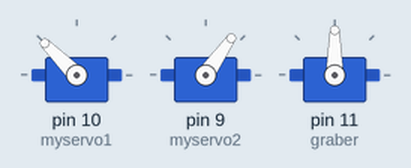
Recording of a sketch running on a simulated Arduino Uno, built with avr-gcc and run on an emulated ATmega328P. Shown: 3 × servo.

Above: at 0.05 s.
At 1.4 s:
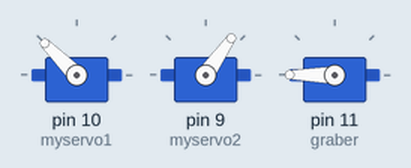
At 6.8 s:
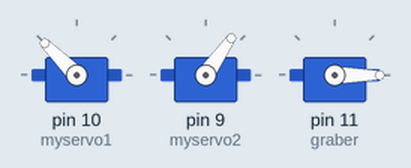
At 8.2 s:
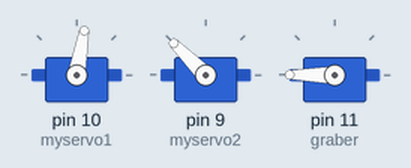
At 13.6 s:
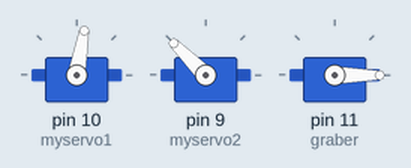
Timing chart, 0 to 17.7 s (numbered marks = the images above):
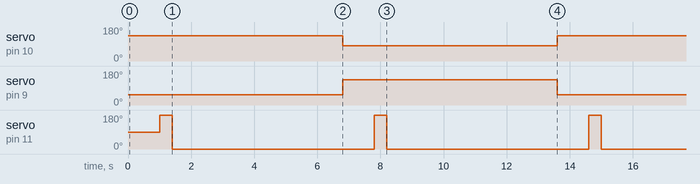

The sketch:

All_Servo_test.ino
```cpp
#include <Servo.h>

Servo myservo1;  // create servo object to control a servo
Servo myservo2;  // create servo object to control a servo
Servo graber;

int pos = 0;    // variable to store the servo position
const int MAX = 180;
const int MIN = 0;
const int TIME_DELAY = 15;

void setup() {
  myservo1.attach(10);
  myservo2.attach(9);
  graber.attach(11);
  // attaches the servo on pin 9 to the servo object
}

void loop() {
 graber.detach();

 myservo1.write(135);
 myservo2.write(55);
 delay(1000);
 graber.attach(11);
 graber.write(180);
 delay(400);

 graber.detach();

 graber.attach(11);
 graber.write(0);
 delay(400);
 graber.detach();
 delay(5000);

 myservo1.write(80);
 myservo2.write(135);
 delay(1000);

 graber.detach();

 graber.attach(11);
 graber.write(180);
 delay(400);

 graber.detach();

 graber.attach(11);
 graber.write(0);
 delay(400);

 graber.detach();

 delay(5000);
//    myservo.write(135);              // tell servo to go to position in variable 'pos'
//    delay(10000);
//    myservo.write(180);              // tell servo to go to position in variable 'pos'
//    delay(2000);
//  for (pos = MIN; pos <= MAX; pos += 1) { // goes from 0 degrees to 180 degrees
//    // in steps of 1 degree
//    myservo.write(pos);              // tell servo to go to position in variable 'pos'
//    delay(TIME_DELAY);                       // waits 15ms for the servo to reach the position
//  }
//  for (pos = MAX; pos >= MIN; pos -= 1) { // goes from 180 degrees to 0 degrees
//    myservo.write(pos);              // tell servo to go to position in variable 'pos'
//    delay(TIME_DELAY);                       // waits 15ms for the servo to reach the position
//  }
}
```

Measured:
- by itself, servo on pin 10 (myservo1): alternates 135° for 6.8 s and 80° for 6.8 s
- by itself, servo on pin 9 (myservo2): alternates 135° for 6.8 s and 55° for 6.8 s
- by itself, servo on pin 11 (graber): alternates 180° for 0.40 s and 0° for 6.4 s
